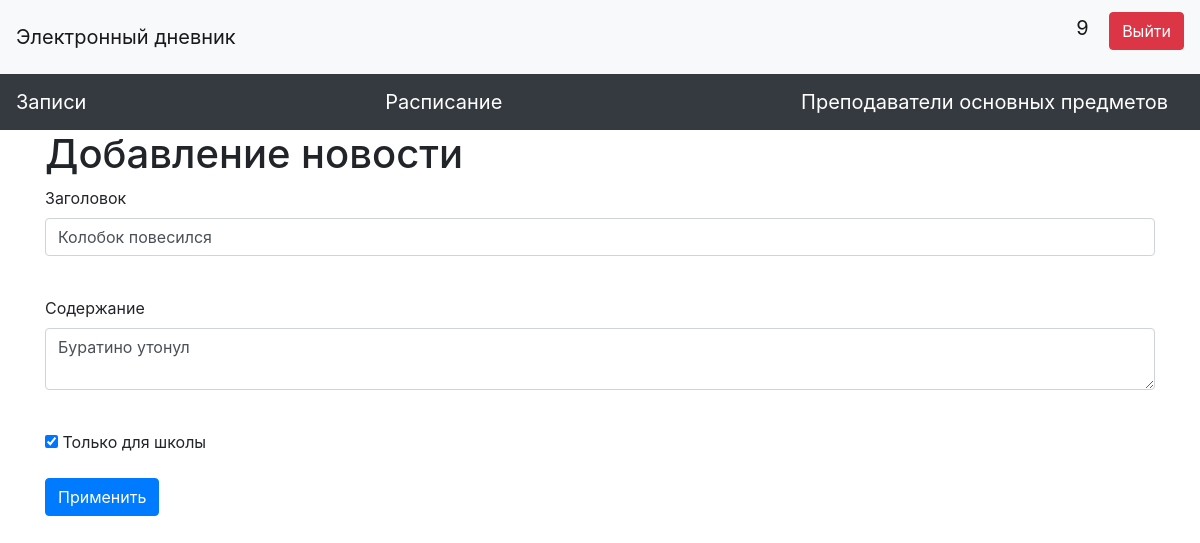
Screenshot of /news/3 (signed in) with the database file from the repository.
### data/users.py (models this page shows, shortened)
class User(SqlAlchemyBase, UserMixin):
    __tablename__ = 'users'
    id = sqlalchemy.Column(sqlalchemy.Integer,
                           primary_key=True, autoincrement=True)
    name = sqlalchemy.Column(sqlalchemy.String, nullable=True)
    about = sqlalchemy.Column(sqlalchemy.Integer, nullable=False)
    sub_info = sqlalchemy.Column(sqlalchemy.String, nullable=True)
    email = sqlalchemy.Column(sqlalchemy.String,
                              index=True, unique=True, nullable=True)
    hashed_password = sqlalchemy.Column(sqlalchemy.String, nullable=True)
    created_date = sqlalchemy.Column(sqlalchemy.DateTime,
                                     default=datetime.datetime.now)
    news = orm.relation("News", back_populates='user')

### data/news.py (models this page shows)
class News(SqlAlchemyBase):
    __tablename__ = 'news'
    id = sqlalchemy.Column(sqlalchemy.Integer,
                           primary_key=True, autoincrement=True)
    title = sqlalchemy.Column(sqlalchemy.String, nullable=True)
    content = sqlalchemy.Column(sqlalchemy.String, nullable=True)
    created_date = sqlalchemy.Column(sqlalchemy.DateTime,
                                     default=datetime.datetime.now)
    is_private = sqlalchemy.Column(sqlalchemy.Boolean, default=True)
    user_id = sqlalchemy.Column(sqlalchemy.Integer,
                                sqlalchemy.ForeignKey("users.id"))
    user = orm.relation('User')

### main.py (the view, shortened to what this page needs)
@app.route('/news/<int:id>', methods=['GET', 'POST'])
@login_required
def edit_news(id):
    form = NewsForm()
    if request.method == "GET":
        db_sess = db_session.create_session()
        news = db_sess.query(News).filter(News.id == id,
                                          News.user == current_user
                                          ).first()
        if news:
            form.title.data = news.title
            form.content.data = news.content
            form.is_private.data = news.is_private
        else:
            abort(404)
    return render_template('news.html',
                           title='Редактирование новости',
                           form=form
                           )

### forms/news.py
class NewsForm(FlaskForm):
    title = StringField('Заголовок', validators=[DataRequired()])
    content = TextAreaField("Содержание")
    is_private = BooleanField("Только для школы")
    submit = SubmitField('Применить')

### data/db_session.py (called while the page is built)
def create_session() -> Session:
    global __factory
    return __factory()

### main.py (called while the page is built)
@login_manager.user_loader
def load_user(user_id):
    db_sess = db_session.create_session()
    return db_sess.query(User).get(user_id)

### templates/news.html (shortened to what this page needs)
{% extends "base.html" %}
{% block content %}
<h1>Добавление новости</h1>
<form action="" method="post">
    <p>
        {{ form.title.label }}<br>
        {{ form.title(class="form-control") }}<br>
    </p>
    <p>
        {{ form.content.label }}<br>
        {{ form.content(class="form-control") }}<br>
    </p>
    <p>{{ form.is_private() }} {{ form.is_private.label }}</p>
    <p>{{ form.submit(type="submit", class="btn btn-primary") }}</p>
</form>
{% endblock %}

### templates/base.html (shortened to what this page needs)
<!doctype html>
<html lang="en">
<head>
    <link rel="stylesheet"
          href="https://stackpath.bootstrapcdn.com/bootstrap/4.4.1/css/bootstrap.min.css"
>
</head>
<body>
<header>
    <nav class="navbar navbar-light bg-light">
        <a class="navbar-brand" href="/about">Электронный дневник</a>
        {% if current_user.is_authenticated %}
        <p>
            <a class="navbar-brand" href="/page/{{ current_user.id }}">{{ current_user.name }}</a>
            <a class="btn btn-danger" href="/logout">Выйти</a>
        </p>
{% else %}
    <p>
        <a class="btn btn-primary" href="/register">Зарегистрироваться</a>
        <a class="btn btn-success" href="/login">Войти</a>
    </p>
{% endif %}
    </nav>
</header>
<header>
    {% if current_user.is_authenticated %}
    <nav class="navbar navbar-dark bg-dark">
        <a class="navbar-brand" href="/">Записи</a>
        <a class="navbar-brand" href="/schedule">Расписание</a>
        <a class="navbar-brand" href="/mainteachers">Преподаватели основных предметов</a>
    </nav>
    {% else %}
    <nav class="navbar navbar-dark bg-dark">
        <a class="navbar-brand">Вам необходимо войти, чтобы пользоваться всеми функциями сайта</a>
    </nav>
    {% endif %}
</header>
<main role="main" class="container">
    {% block content %}{% endblock %}
</main>
</body>
</html>

### rows the page displays
User: name "9"
News: title "Колобок повесился", content "Буратино утонул", is_private "☑"
